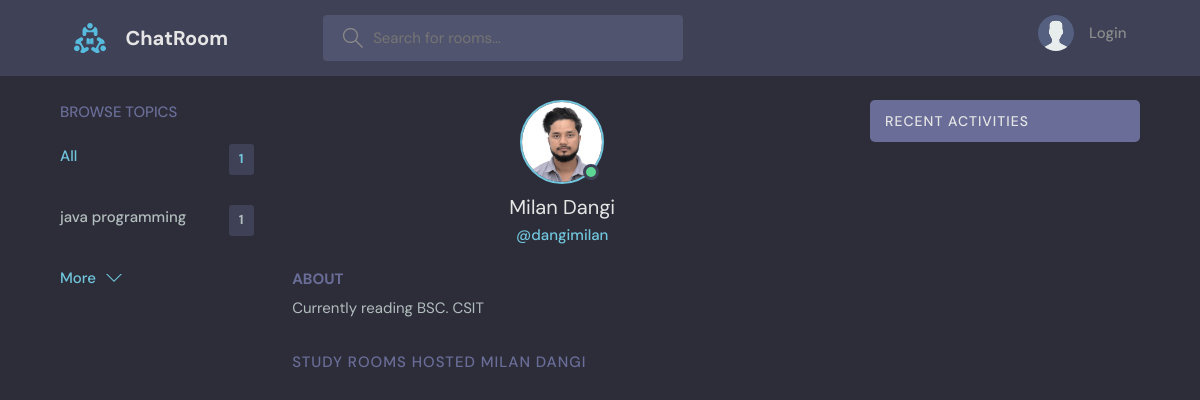
The app's page /profile/2/ with its own data.
### polls/models.py (models this page shows, shortened)
class Topic(models.Model):
    name = models.CharField(max_length=200)

class User(AbstractUser):
    name = models.CharField(max_length=200,null=True)
    email = models.EmailField(unique=True,null=True)
    bio = models.TextField(null=True,)
    avatar = models.ImageField(null=True,default="avatar.svg")
    USERNAME_FIELD= 'email'
    REQUIRED_FIELDS=[]

### polls/views.py (the view)
# urls.py: path("profile/<str:id>/",view=views.userProfile,name="user-profile"),
def userProfile(request,id):
    user = User.objects.get(id=id)
    rooms = user.room_set.all()
    room_message = user.message_set.all()
    topics = Topic.objects.all()
    context = {'user':user,'rooms':rooms,'topics':topics,
               'room_message':room_message}
    return render(request,'polls/profile.html',context)

### polls/templates/polls/profile.html (shortened to what this page needs)
{% extends 'main.html' %}
{% block content %}
  <main class="profile-page layout layout--3">
    <div class="container">
      {% include 'polls/topic_component.html' %}
      <div class="roomList">
        <div class="profile">
          <div class="profile__avatar">
            <div class="avatar avatar--large active">
              <img src="{{user.avatar.url}}" />
            </div>
          </div>
          <div class="profile__info">
            <h3>{{user.name}}</h3>
            <p>@{{user.username}}</p>
          </div>
          <div class="profile__about">
            <h3>About</h3>
            <p>
             {{user.bio}}
            </p>
          </div>
        </div>
        <div class="roomList__header">
          <div>
            <h2>Study Rooms Hosted {{user.name}}</a>
            </h2>
          </div>
        </div>
      </div>
      {% include 'polls/activity_component.html' %}
    </div>
  </main>
{% endblock %}

### polls/templates/polls/topic_component.html
<div class="topics">
    <div class="topics__header">
        <h2>Browse Topics</h2>
    </div>
    <ul class="topics__list">
        <li>
            <a href="{% url 'home' %}" class="active">All <span>{{topics.count}}</span></a>
        </li>
        {% for topic in topics %}
        <li>
            <a href="{% url 'home' %}?q={{topic.name}}">{{topic.name}} <span>{{topic.room_set.all.count}}</span></a>
        </li>
        {% endfor %}
    </ul>
    <a class="btn btn--link" href="{% url 'topics' %}">
        More
        <svg version="1.1" xmlns="http://www.w3.org/2000/svg" width="32" height="32" viewBox="0 0 32 32">
            <title>chevron-down</title>
            <path d="M16 21l-13-13h-3l16 16 16-16h-3l-13 13z"></path>
        </svg>
    </a>
</div>

### static/styles/style.css (style rules this page uses)
:root { --color-main: #71c6dd; --color-main-light: #e1f6fb; --color-dark: #3f4156; --color-dark-medium: #51546e; --color-dark-light: #696d97; --color-light: #e5e5e5; --color-gray: #8b8b8b; --color-light-gray: #b2bdbd; --color-bg: #2d2d39; --color-success: #5dd693; --color-error: #fc4b0b; }
* { font-family: "DM Sans", -apple-system, BlinkMacSystemFont, "Segoe UI", Roboto, Oxygen, Ubuntu, Cantarell, "Open Sans", "Helvetica Neue", sans-serif; margin: 0; padding: 0; box-sizing: border-box; text-rendering: optimizeLegibility; font-size: inherit; }
html { font-size: 56.25%; }
@media only screen and (min-width: 1200px) { html { font-size: 62.5%; } }
body { line-height: 1.6; font-weight: 400; font-size: 1.5rem; color: var(--color-light-gray); background-color: var(--color-bg); min-height: 100vh; }
img { width: 100%; }
a { display: inline-block; color: var(--color-main); text-decoration: none; }
.container { max-width: 120rem; width: 90%; margin: auto; }
.btn { background-color: transparent; border: none; display: inline-flex; align-items: center; gap: 1rem; cursor: pointer; transition: all ease-in-out 0.3s; padding: 1rem 2rem; border-radius: 5px; box-shadow: 1px 1px 3px 1px rgba(0, 0, 0, 0.15); font-weight: 500; }
.btn--link { border-radius: 0; padding: 0; color: var(--color-main); box-shadow: none; }
.btn > svg { fill: currentColor; width: 1.6rem; height: 1.6rem; }
.avatar { position: relative; display: inline-block; border-radius: 50%; border: 2px solid var(--color-main); }
.avatar img { display: block; border-radius: 50%; object-fit: cover; object-position: center; }
.avatar::after { content: ""; display: block; position: absolute; background-color: var(--color-gray); z-index: 111; border-radius: 50%; border: 0.3rem solid var(--color-dark); }
.avatar.active::after { background-color: var(--color-success); }
.avatar.avatar--large img { display: block; width: 8rem; height: 8rem; border-radius: 50%; }
.avatar.avatar--large:after { width: 1rem; height: 1rem; bottom: 2px; right: 3.5px; }
.layout { margin-top: 2.4rem; }
.layout > .container { display: flex; justify-content: space-between; align-items: flex-start; }
.layout--3 > .container > div:first-child { flex-basis: 18%; max-width: 22.5rem; }
.layout--3 > .container > div:nth-child(2) { flex-basis: 50%; }
.topics__header { margin-bottom: 2rem; }
.topics__header h2 { text-transform: uppercase; font-weight: 500; color: var(--color-dark-light); }
.topics__list { list-style: none; }
.topics__list li a { display: flex; justify-content: space-between; margin-bottom: 3rem; font-weight: 500; color: var(--color-light-gray); transition: all 0.3s ease-in-out; }
.topics__list li a.active, .topics__list li a:hover { color: var(--color-main); }
.topics__list li a span { padding: 0.5rem 1rem; background-color: var(--color-dark); border-radius: 3px; font-size: 1.3rem; font-weight: 700; letter-spacing: 1px; }
.roomList__header { display: flex; justify-content: space-between; align-items: center; margin-bottom: 2.4rem; }
.roomList__header h2 { text-transform: uppercase; font-weight: 500; color: var(--color-light); letter-spacing: 1px; }
.profile { margin-bottom: 3rem; }
.profile__avatar { text-align: center; }
.profile__info { text-align: center; }
.profile__info h3 { font-size: 2rem; color: var(--color-light); font-weight: 400; }
.profile__info p { color: var(--color-main); font-weight: 500; margin-bottom: 1rem; }
.profile__about { margin-top: 2rem; }
.profile__about h3 { text-transform: uppercase; color: var(--color-dark-light); margin-bottom: 0.5rem; }
.profile-page .roomList__header { margin-bottom: 1.5rem; }
.profile-page .roomList__header h2 { color: var(--color-dark-light); }

### records on screen
Topic: name "java programming", room_set.all.count "1"
User: avatar (picture), name "Milan Dangi", username "dangimilan", bio "Currently reading BSC. CSIT", name "MILAN DANGI"

### other values on screen
{{ topics.count }} "1"
